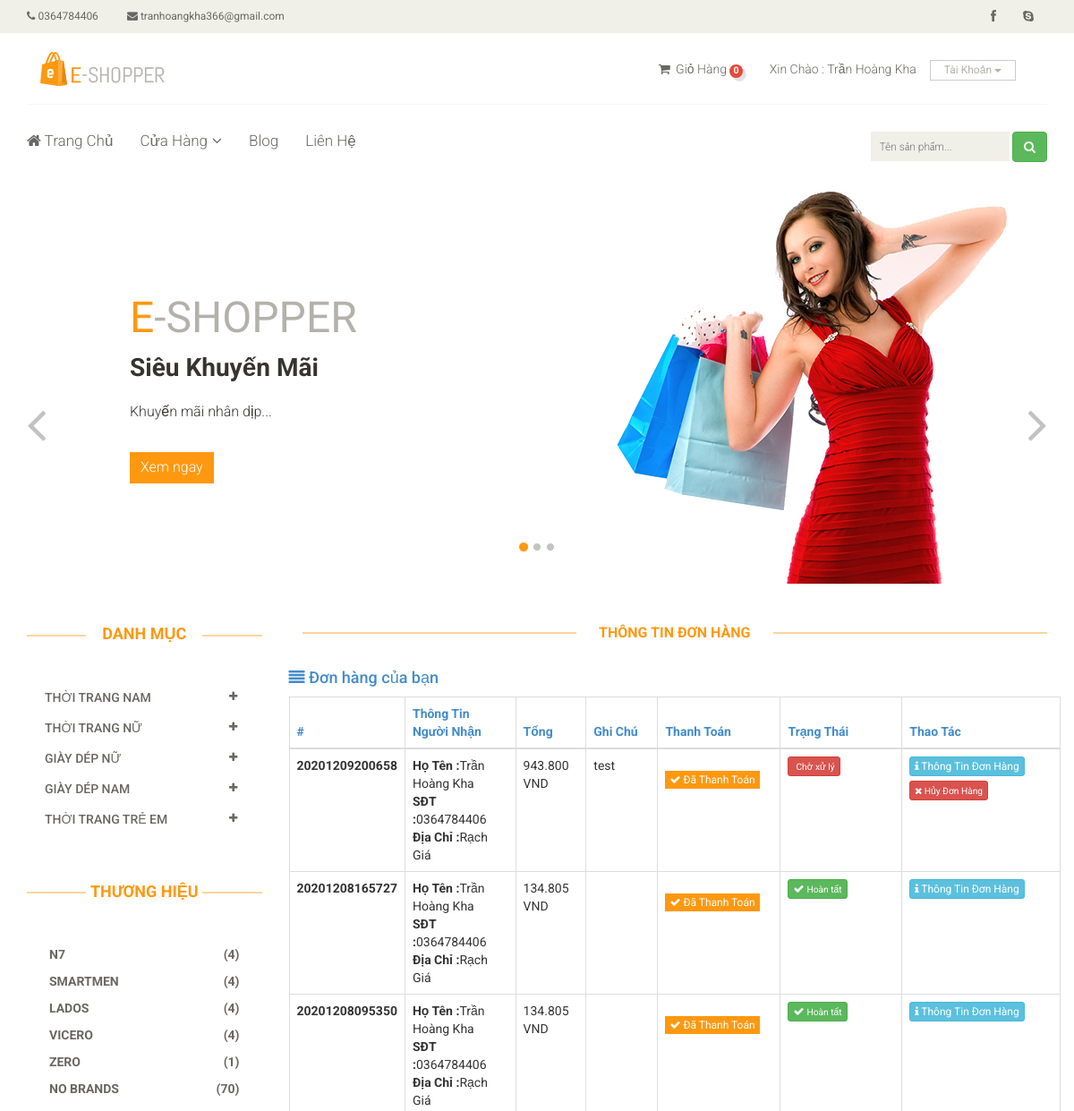
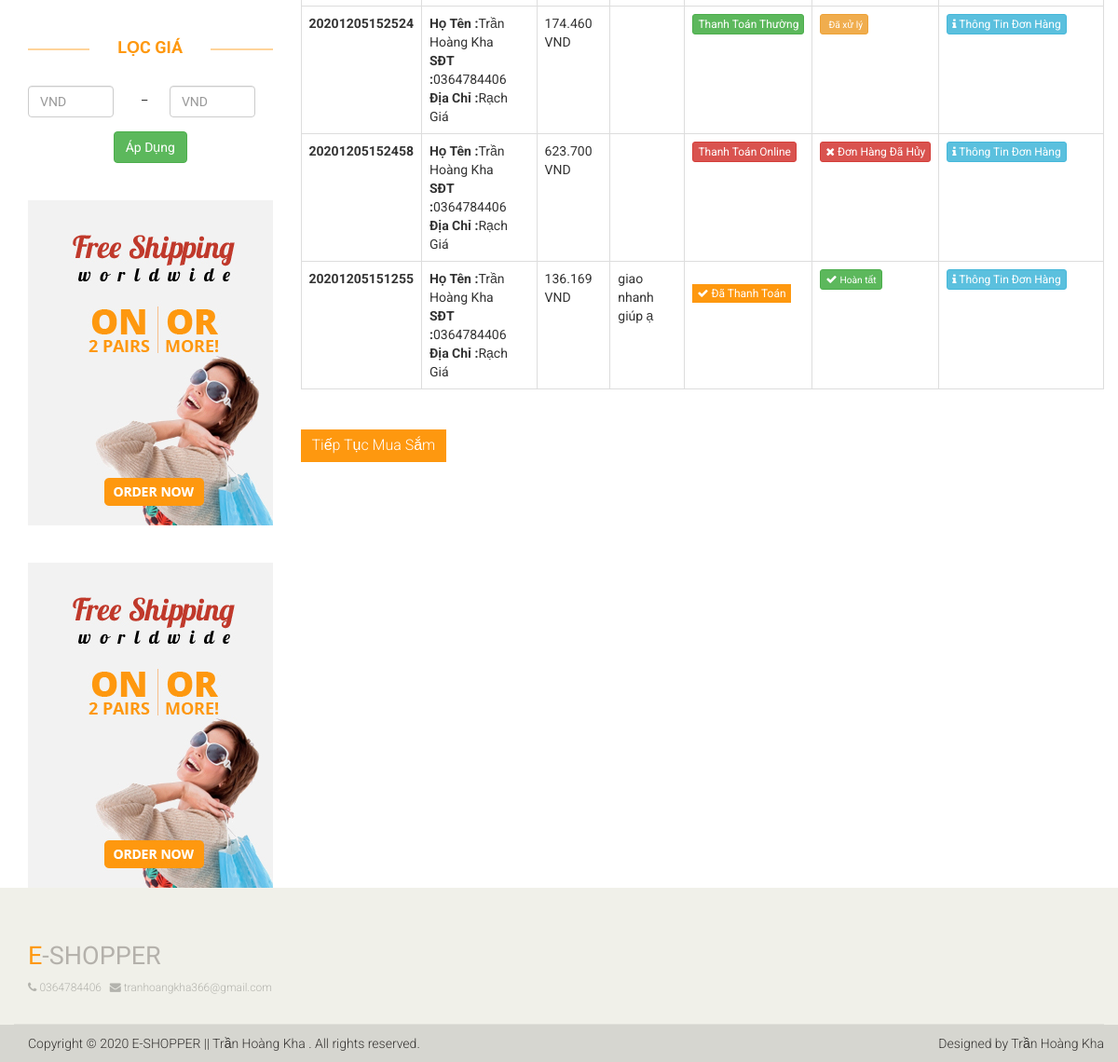
Screenshot of /don-hang.php?id=35 (signed in) with the database file from the repository (2 pictures, top to bottom).
### tables this page shows
CREATE TABLE `lienhe` (
  `id` int(11) NOT NULL,
  `DienThoai` varchar(12) NOT NULL,
  `Email` varchar(100) NOT NULL,
  `LinkFace` varchar(50) NOT NULL,
  `DiaChi` varchar(100) NOT NULL,
  `KinhDo` varchar(15) NOT NULL,
  `ViDo` varchar(15) NOT NULL
);

CREATE TABLE `banner` (
  `id` int(11) NOT NULL,
  `TieuDe` varchar(100) NOT NULL,
  `NoiDung` varchar(300) NOT NULL,
  `AnhBanner` varchar(20) NOT NULL,
  `HienThi` tinyint(4) NOT NULL DEFAULT 0,
  `Created_at` timestamp NOT NULL DEFAULT current_timestamp(),
  `Update_at` timestamp NOT NULL DEFAULT current_timestamp() ON UPDATE current_timestamp()
);

CREATE TABLE `danh_muc_cha` (
  `id` int(11) NOT NULL,
  `SoTT` tinyint(4) NOT NULL,
  `TenDMC` varchar(50) NOT NULL,
  `Created_at` timestamp NOT NULL DEFAULT current_timestamp()
);

CREATE TABLE `san_pham` (
  `id` int(11) NOT NULL,
  `TenSP` varchar(50) NOT NULL,
  `GiaSP` int(11) NOT NULL,
  `GiamGia` tinyint(4) DEFAULT 0,
  `AnhSP` varchar(20) NOT NULL,
  `id_DanhMuc` int(11) NOT NULL,
  `id_ThuongHieu` int(11) NOT NULL,
  `MoTa` text DEFAULT NULL,
  `LanBan` int(11) DEFAULT 0,
  `Created_by` int(11) NOT NULL,
  `Update_by` int(11) NOT NULL,
  `Created_at` timestamp NOT NULL DEFAULT current_timestamp(),
  `Update_at` timestamp NOT NULL DEFAULT current_timestamp() ON UPDATE current_timestamp()
);

CREATE TABLE `thuong_hieu` (
  `id` int(11) NOT NULL,
  `SoTT` tinyint(4) NOT NULL,
  `TenTH` varchar(30) NOT NULL,
  `HienThi` tinyint(4) NOT NULL DEFAULT 0,
  `Created_at` timestamp NOT NULL DEFAULT current_timestamp(),
  `Update_at` timestamp NOT NULL DEFAULT current_timestamp() ON UPDATE current_timestamp()
);

CREATE TABLE `adver` (
  `id` int(11) NOT NULL,
  `AnhAdver` varchar(20) NOT NULL,
  `DuongDan` varchar(200) NOT NULL,
  `HienThi` tinyint(4) NOT NULL DEFAULT 0,
  `Update_at` timestamp NOT NULL DEFAULT current_timestamp() ON UPDATE current_timestamp()
);

CREATE TABLE `don_hang` (
  `id` int(11) NOT NULL,
  `MaDH` varchar(15) NOT NULL,
  `HoTenNN` varchar(50) NOT NULL,
  `DienThoaiNN` varchar(12) NOT NULL,
  `DiaChiNN` varchar(100) NOT NULL,
  `TongDH` int(11) NOT NULL,
  `id_Users` int(11) NOT NULL,
  `TrangThai` tinyint(4) DEFAULT 0,
  `GhiChu` varchar(300) DEFAULT NULL,
  `HuyDon` tinyint(4) NOT NULL DEFAULT 0,
  `TrangThaiTT` tinyint(4) NOT NULL DEFAULT 0,
  `Created_at` timestamp NOT NULL DEFAULT current_timestamp(),
  `Update_at` timestamp NOT NULL DEFAULT current_timestamp() ON UPDATE current_timestamp()
);

### don-hang.php (the view, shortened to what the rows shown need)
<?php
	require_once __DIR__. "/autoload/autoload.php";
    $id = intval(getInput('id'));
	$transaction= $db -> fetchAll("don_hang");
    $users_id = intval($_SESSION['name_id']);
    if(isset($_SESSION['name_id']))
    {
        if($id == $users_id){
            $sql="SELECT don_hang.* FROM don_hang LEFT JOIN users ON users.id = don_hang.id_Users WHERE users.id= $users_id ORDER BY id DESC";
            $transaction =$db -> fetchsql($sql);
        }
        else
        {
          $_SESSION['error'] = "Dữ liệu không tồn tại.";
        }
    }
    else
    {
        header("location: dang-nhap.php");
    }
?>
<?php require_once __DIR__. "/layouts/header.php";  ?>
<?php require_once __DIR__. "/layouts/nav.php";  ?>
<div class="col-sm-9 padding-right">
	<h2 class="title text-center">Thông Tin Đơn Hàng</h2>
    <div class="container-fluid">
            <?php   if($id == $users_id): ?>
            <div class="card shadow mb-4">
                <div class="card-body">
                    <div class="table-responsive">
                        <table class="table table-bordered" id="dataTable" width="100%" cellspacing="0">
                            <thead>
                                <tr>
                                    <th class="text-primary">#</th>
                                    <th class="text-primary">Thông Tin Người Nhận</th>
                                    <th class="text-primary">Tổng</th>
                                    <th class="text-primary">Ghi Chú</th>
                                    <th class="text-primary">Thanh Toán</th>
                                    <th class="text-primary">Trạng Thái</th>
                                    <th class="text-primary">Thao Tác</th>
                                </tr>
                            </thead>
                            <tbody>
                                <?php foreach ($transaction as $item): ?>
                                <tr>
                                    <td><b><?php echo $item['MaDH'] ?></b></td>
                                    <td class="name-user">
                                        <b>Họ Tên :</b><?php echo $item['HoTenNN'] ?>
                                        <br>
                                        <b>SĐT :</b><?php echo $item['DienThoaiNN'] ?>
                                        <br>
                                        <b>Địa Chỉ :</b><?php echo $item['DiaChiNN'] ?>
                                    </td>
                                    <td><?php echo formatPrice($item['TongDH']) ?></td>
                                    <td><?php echo $item['GhiChu'] ?></td>
                                    <td>
                                        <?php if($item['TrangThaiTT'] == 0): ?>
                                            <a class="btn btn-xs btn-success"> Thanh Toán Thường</a>
                                        <?php elseif($item['TrangThaiTT'] == 1 && $item['HuyDon'] == 0): ?>
                                            <a class="btn btn-xs btn-danger" style="margin-bottom:5px"> Thanh Toán Online</a>
                                            <a href="repay.php?id=<?php $hash_id = base64_encode($item['id']);echo $hash_id ?>" class="btn btn-info btn-xs"><i class="fa fa-caret-right"></i> Tiếp Tục</a>
                                        <?php elseif($item['TrangThaiTT'] == 1 && $item['HuyDon'] == 1): ?>
                                            <a class="btn btn-xs btn-danger" style="margin-bottom:5px"> Thanh Toán Online</a>
                                        <?php else: ?>
                                            <a class="btn btn-xs btn-primary"><i class="fa fa-check"></i> Đã Thanh Toán</a>
                                        <?php endif; ?>
                                    </td>
                                    <td>
                                       <?php if($item['TrangThai'] == 0 && $item['HuyDon'] == 0): ?>
                                                <a class="btn btn-xs btn-danger"><i class="fa fa-box-full"></i> <small> Chờ xử lý</small></a>
                                        <?php elseif($item['TrangThai'] == 1 && $item['HuyDon'] == 0):  ?>
                                                <a class="btn btn-xs btn-warning"><i class="fa fa-calendar-check"></i> <small> Đã xử lý</small></a>
                                        <?php elseif($item['TrangThai'] == 2 && $item['HuyDon'] == 0):  ?>
                                                <a class="btn btn-xs btn-primary"><i class="fa fa-shipping-fast"></i><small> Đang giao hàng</small></a>
                                        <?php elseif($item['TrangThai'] == 3 && $item['HuyDon'] == 0):  ?>
                                            <a class="btn btn-xs btn-success"><i class="fa fa-check"></i> <small> Hoàn tất</small></a>
                                        <?php else: ?>
                                            <a class="btn btn-xs btn-danger"><i class="fa fa-times"></i> Đơn Hàng Đã Hủy</a>
                                        <?php endif; ?>
                                    </td>
                                    <td>
                                        <a href="chi-tiet-don-hang.php?id=<?php echo $item['id'] ?>" class="btn btn-xs btn-info" style="margin-bottom:5px"><i class="fa fa-info"></i> Thông Tin Đơn Hàng</a>
                                        <?php if($item['TrangThai'] == 0 && $item['HuyDon'] == 0 ): ?>
                                            <a onClick="return window.confirm('Bạn có muốn hủy đơn hàng này không?')" href="huy-don-hang.php?id=<?php echo $item['id'] ?>" class="btn btn-xs btn-danger"><small><i class="fa fa-times"></i> Hủy Đơn Hàng</small></a>
                                        <?php endif; ?>
                                    </td>
                                </tr>
                            <?php endforeach; ?>
                            </tbody>
                        </table>
                </div>
            </div>
        </div>
    <?php endif; ?>
</section>
<?php require_once __DIR__. "/layouts/footer.php";  ?>

### layouts/header.php (shortened to what the rows shown need)
<!DOCTYPE html>
<html lang="en">
<head>
    <link href="<?php echo base_url() ?>public/fontend/css/bootstrap.min.css" rel="stylesheet">
    <link href="<?php echo base_url() ?>public/fontend/css/font-awesome.min.css" rel="stylesheet">
    <link href="<?php echo base_url() ?>public/fontend/css/prettyPhoto.css" rel="stylesheet">
    <link href="<?php echo base_url() ?>public/fontend/css/price-range.css" rel="stylesheet">
    <link href="<?php echo base_url() ?>public/fontend/css/animate.css" rel="stylesheet">
	<link href="<?php echo base_url() ?>public/fontend/css/main.css" rel="stylesheet">
	<link href="<?php echo base_url() ?>public/fontend/css/responsive.css" rel="stylesheet">
	<link href="<?php echo base_url() ?>public/fontend/css/starrr.css" rel="stylesheet">
	<link rel="stylesheet" href="https://cdnjs.cloudflare.com/ajax/libs/rateYo/2.3.2/jquery.rateyo.min.css">
</head>
<body>
	<header id="header">
		<div class="header_top">
			<div class="container">
			    <?php foreach ($contact as $value): ?>
				<div class="row">
					<div class="col-sm-6">
						<div class="contactinfo">
							<ul class="nav nav-pills">
								<li><a href="contact.php"><i class="fa fa-phone"></i> <?php echo $value['DienThoai'] ?></a></li>
								<li><a href="contact.php"><i class="fa fa-envelope"></i> <?php echo $value['Email'] ?></a></li>
							</ul>
						</div>
					</div>
					<div class="col-sm-6">
						<div class="social-icons pull-right">
							<ul class="nav navbar-nav">
								<li><a href="<?php echo $value['LinkFace'] ?>"><i class="fa fa-facebook"></i></a></li>
								<li><a href="contact.php"><i class="fa fa-skype"></i></a></li>
							</ul>
						</div>
					</div>
				</div>
				<?php endforeach; ?>
			</div>
		</div>
	</header>

### layouts/nav.php (shortened to what the rows shown need)
<section id="slider">
		<div class="container">
			<div class="row">
				<div class="col-sm-12">
					<?php if(isset($open) && $open == 'blog'): ?>
					<?php else: ?>
					<?php
						$sqlbanner1 = "SELECT * FROM banner WHERE HienThi = 1 ORDER BY Update_at LIMIT 1";
						$banner1 = $db -> fetchsql($sqlbanner1);
					?>
					<div id="slider-carousel" class="carousel slide" data-ride="carousel">
						<div class="carousel-inner">
							<?php foreach ($banner1 as $value): ?>
							<div class="item active">
								<div class="col-sm-6">
									<h1><span>E</span>-SHOPPER</h1>
									<h2><?php echo $value['TieuDe'] ?></h2>
									<p><?php echo $value['NoiDung'] ?></p>
									<button type="button" class="btn btn-default get"><a href="sale.php" class="text-white">Xem ngay</a></button>
								</div>
								<div class="col-sm-6">
									<img src="<?php echo uploads() ?>banner/<?php echo $value['AnhBanner'] ?>" class="girl img-responsive" alt="" />
								</div>
							</div>
							<?php endforeach; ?>
						</div>
					</div>
					<?php endif; ?>
				</div>
			</div>
		</div>
	</section>
	<?php
		$sqlparentcategory = "SELECT danh_muc_cha.id,danh_muc_cha.TenDMC FROM danh_muc_cha,danh_muc,san_pham WHERE danh_muc_cha.id = danh_muc.id_DanhMC AND san_pham.id_DanhMuc = danh_muc.id ORDER BY danh_muc_cha.SoTT";
		$parentscategory = $db -> fetchsql($sqlparentcategory);
		$Parentsdata=[];
		foreach ($parentscategory as $item) {
			$parentscateID = intval($item['id']);
			$sqlparents ="SELECT id_DanhMuc,danh_muc.id,danh_muc.TenDM,COUNT(san_pham.id) as count_category FROM  san_pham,danh_muc WHERE id_DanhMC = $parentscateID AND san_pham.id_DanhMuc= danh_muc.id GROUP BY id_DanhMuc ORDER BY SoTT";
			$pCategory = $db -> fetchsql($sqlparents);
			$Parentsdata[$item['id']]= $pCategory;
		}
		$sqlbrands ="SELECT *,id_ThuongHieu,COUNT(san_pham.id) as count_brands FROM san_pham,thuong_hieu WHERE san_pham.id_ThuongHieu= thuong_hieu.id GROUP BY id_ThuongHieu ORDER BY SoTT";
   		$menuBrands = $db -> fetchsql($sqlbrands);
	?>
	<section>
		<div class="container">
			<div class="row">
				<div class="col-sm-3">
					<div class="left-sidebar">
						<h2>Danh Mục</h2>
						<div class="panel-group category-products" id="accordian">
							<?php foreach ($Parentsdata as $key => $value): ?>
							<div class="panel panel-default">
								<div class="panel-heading">
									<h4 class="panel-title">
										<a data-toggle="collapse" data-parent="#accordian" href="#<?php echo $key ?>">
											<span class="badge pull-right"><i class="fa fa-plus"></i></span>
											<?php $parentscategory2 = $db -> fetchID("danh_muc_cha" , $key) ?>
											<?php echo $parentscategory2['TenDMC'] ?>
										</a>
									</h4>
								</div>
							</div>
							<?php endforeach; ?>
						</div>
						<div class="brands_products">
							<h2>Thương Hiệu</h2>
							<div class="brands-name">
								<?php foreach($menuBrands as $item) : ?>
								<ul class="nav nav-pills nav-stacked">
									<li><a href="thuong-hieu.php?id=<?php echo $item['id'] ?>"><b><span class="pull-right">(<?php echo $item['count_brands'] ?>)</span><?php echo $item['TenTH'] ?></b></a></li>
								</ul>
								<?php endforeach; ?>
							</div>
						</div>
						<div class="price-range">
							<h2>Lọc Giá</h2>
						</div>
						<?php
							$sqladver = "SELECT * FROM adver WHERE HienThi = 1 LIMIT 5";
							$adver = $db -> fetchsql($sqladver);
						?>
						<?php foreach ($adver as $value): ?>
							<div class="shipping text-center">
								<a href="<?php echo $value['DuongDan'] ?>"><img src="<?php echo uploads() ?>adver/<?php echo $value['AnhAdver'] ?>" alt="" /></a>
							</div>
						<?php endforeach; ?>
					</div>
				</div>

### layouts/footer.php (shortened to what the rows shown need)
<footer id="footer">
		<div class="footer-top">
			<div class="container">
				<div class="row">
					<div class="col-sm-12">
						<div class="companyinfo">
							<h2><span>e</span>-shopper</h2>
							<?php foreach ($contact as $value): ?>
							    <p>
							        <i class="fa fa-phone"></i> <?php echo $value['DienThoai'] ?> &nbsp
							        <i class="fa fa-envelope"></i> <?php echo $value['Email'] ?>
							        </p>
							<?php endforeach; ?>
						</div>
					</div>
				</div>
			</div>
		</div>
	</footer>
</body>
</body>
</html>

### rows the page displays
lienhe: DienThoai "0364784406", Email "tranhoangkha366@gmail.com"
banner: TieuDe "Siêu Khuyến Mãi", NoiDung "Khuyến mãi nhân dịp...", AnhBanner (picture)
danh_muc_cha: TenDMC "THỜI TRANG NAM"
danh_muc_cha: TenDMC "THỜI TRANG NỮ"
danh_muc_cha: TenDMC "GIÀY DÉP NỮ"
danh_muc_cha: TenDMC "GIÀY DÉP NAM"
danh_muc_cha: TenDMC "THỜI TRANG TRẺ EM"
san_pham: count_brands "4", id_ThuongHieu.TenTH "N7"
san_pham: count_brands "4", id_ThuongHieu.TenTH "SMARTMEN"
san_pham: count_brands "4", id_ThuongHieu.TenTH "LADOS"
san_pham: count_brands "4", id_ThuongHieu.TenTH "VICERO"
san_pham: count_brands "1", id_ThuongHieu.TenTH "ZERO"
san_pham: count_brands "70", id_ThuongHieu.TenTH "NO BRANDS"
adver: AnhAdver (picture)
adver: AnhAdver (picture)
don_hang: MaDH "20201209200658", HoTenNN "Trần Hoàng Kha", DienThoaiNN "0364784406", DiaChiNN "Rạch Giá", TongDH "943.800 VND", GhiChu "test", TrangThaiTT 2 (drawn), TrangThai "Chờ xử lý"
don_hang: MaDH "20201208165727", HoTenNN "Trần Hoàng Kha", DienThoaiNN "0364784406", DiaChiNN "Rạch Giá", TongDH "134.805 VND", TrangThaiTT 2 (drawn), TrangThai 3 (drawn)
don_hang: MaDH "20201208095350", HoTenNN "Trần Hoàng Kha", DienThoaiNN "0364784406", DiaChiNN "Rạch Giá", TongDH "134.805 VND", TrangThaiTT 2 (drawn), TrangThai 3 (drawn)
don_hang: MaDH "20201205152524", HoTenNN "Trần Hoàng Kha", DienThoaiNN "0364784406", DiaChiNN "Rạch Giá", TongDH "174.460 VND", TrangThaiTT "Thanh Toán Thường", TrangThai "Đã xử lý"
don_hang: MaDH "20201205152458", HoTenNN "Trần Hoàng Kha", DienThoaiNN "0364784406", DiaChiNN "Rạch Giá", TongDH "623.700 VND", TrangThaiTT "Thanh Toán Online", TrangThai 0 (drawn)
don_hang: MaDH "20201205151255", HoTenNN "Trần Hoàng Kha", DienThoaiNN "0364784406", DiaChiNN "Rạch Giá", TongDH "136.169 VND", GhiChu "giao nhanh giúp ạ", TrangThaiTT 2 (drawn), TrangThai 3 (drawn)

### other values shown
$_SESSION['name_user'] "Trần Hoàng Kha"
